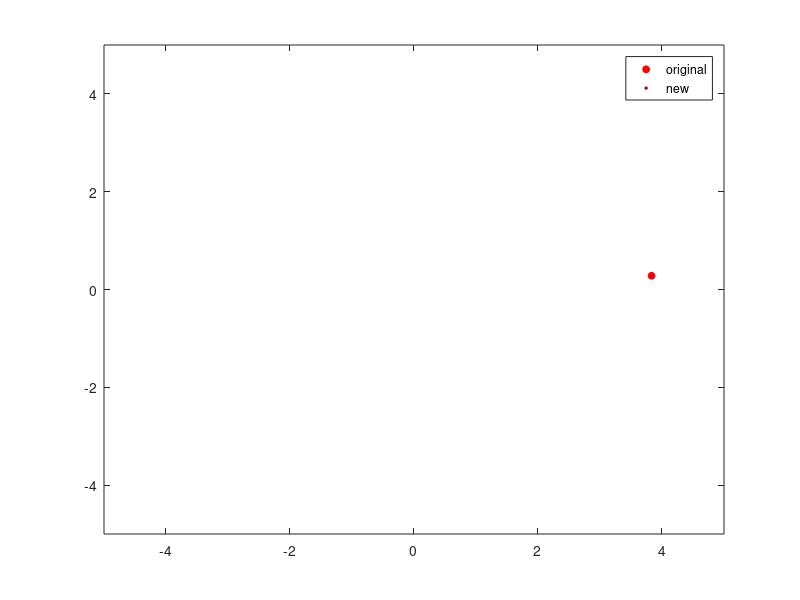

MATLAB code for this plot:
n = 50;
XY = 10 * rand(2,n) - 5;

for i=1:n
    plot(XY(1,i),XY(2,i),'or','MarkerSize',5,'MarkerFaceColor','r')
    hold on 
    plot(XY(1,i),XY(2,i),'or','MarkerSize',2,'MarkerFaceColor','b')
    hold off 
    legend('original','new')
    axis([-5 5 -5 5])
    pause(1)
end

